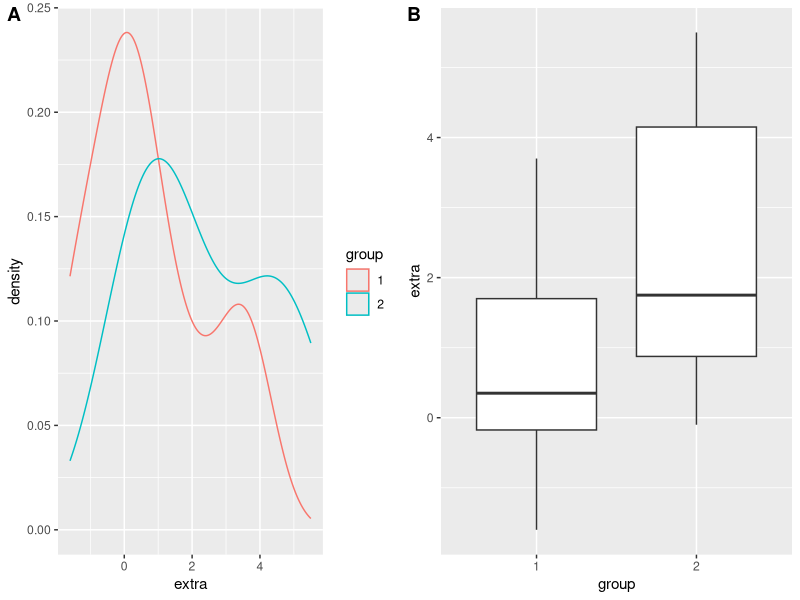

This chart was generated by the following R code: (Note: this script raises an error after producing the figure.)
## ---- chunk 1
knitr::opts_chunk$set(echo = TRUE)
library(tidyverse)
library(cowplot)
library(emmeans)
library(broom)
library(car)
Salaries
sunflower <- read_csv("sunflower1.csv")
## ---- chunk 2
sleep
## ---- chunk 3
sleep.dens <- ggplot(data = sleep, aes(x = extra, colour = group)) + 
  geom_density()
sleep.box <- ggplot(data = sleep, aes(x = group, y = extra)) + 
  geom_boxplot()
plot_grid(sleep.dens, sleep.box, labels = "AUTO")
## ---- chunk 4
sleepTtest <- t.test(extra ~ group, data = sleep)
sleepTtest
## ---- chunk 5
sleepTtest <- t.test(extra ~ group, data = sleep, paired = TRUE)
sleepTtest
## ---- chunk 6
npk
## ---- chunk 7
## the most basic model. Fertilisation as main effects. No blocking or interactions incorporated.
npkAov <- aov(yield ~ N + P + K, data = npk)

## blocking has now been included.
npkAov <- aov(yield ~ N + P + K + block, data = npk)

## both interactions and blocking have been incorporated into our model
npkAov <- aov(yield ~ N*P*K + block, data = npk)
## ---- chunk 8
npkAov <- aov(yield ~ block + N*P*K, data = npk)
anova(npkAov)
## ---- chunk 9
tidyNPKAnova <- tidy(anova(npkAov))
View(tidyNPKAnova)
## ---- chunk 10
head(iris)

## ---- chunk 11
ggplot(iris) + 
  geom_density(aes(x = Sepal.Width, colour = Species))
irisAov <- aov(Sepal.Width ~ Species, data = iris)
anova(irisAov)
## ---- chunk 12
irisAov <- aov(Sepal.Width ~ Species, data = iris)
irisEmm <- emmeans(irisAov, ~ Species)
irisEmm
## ---- chunk 13
irisAov <- aov(Sepal.Width ~ Species, data = iris)
irisEmm <- emmeans(irisAov, ~ Species)
pairs(irisEmm)
## ---- chunk 14
irisAov <- aov(Sepal.Width ~ Species, data = iris)
irisEmm <- emmeans(irisAov, ~ Species)
## this just plots the means and the confidence intervals
irisWithout <- plot(irisEmm)
## this incorporates a red arrow. If the arrows overlap then the means are not different. Verginica and Versicolor are somewhat similar (p = 0.0088) but their arrows do not overlap and so they are regarded as different.
irisWith <- plot(irisEmm, comparisons = TRUE)
plot_grid(irisWithout, irisWith, labels = "AUTO")
## ---- chunk 15
irisAov <- aov(Sepal.Width ~ Species, data = iris)
irisEmm <- emmeans(irisAov, ~ Species)
irisCld <- cld(irisEmm)
irisCld
## ---- chunk 16
irisAov <- aov(Sepal.Width ~ Species, data = iris)
irisEmm <- emmeans(irisAov, ~ Species)
irisCld <- cld(irisEmm)
irisCld

ggplot(data = irisCld) + 
  geom_pointrange(aes(x = Species, y = emmean, ymin = lower.CL, ymax = upper.CL)) + 
  geom_text(aes(x = Species, y = upper.CL + 0.075, label = .group))
## ---- chunk 17
sal.rank <- ggplot(data = Salaries) + 
  geom_density(mapping = aes(x = salary, colour = rank))
sal.disc <- ggplot(data = Salaries) + 
  geom_density(mapping = aes(x = salary, colour = discipline))
sal.sex <- ggplot(data = Salaries) + 
  geom_density(mapping = aes(x = salary, colour = sex))
plot_grid(sal.rank, sal.disc, sal.sex, labels = "AUTO")
## ---- chunk 18
salariesGLMgaus <- glm(salary ~ rank*discipline*sex, data = Salaries, family = gaussian())
salariesGLMgamma <- glm(salary ~ rank*discipline*sex, data = Salaries, family = Gamma())
print("Gaussian model AIC: ")
print(salariesGLMgaus$aic)
print("Gamma model AIC: ")
print(salariesGLMgamma$aic)
## ---- chunk 19
salariesGLMgamma <- glm(salary ~ rank*discipline*sex, data = Salaries, family = Gamma())
Anova(salariesGLMgamma)
## ---- chunk 20
salariesGLMgamma <- glm(salary ~ rank*discipline*sex, data = Salaries, family = Gamma())
anova(salariesGLMgamma)
anova(salariesGLMgamma, test = "Chisq")
## ---- chunk 21
salariesGLMgamma <- glm(salary ~ rank*discipline*sex, data = Salaries, family = Gamma())
plot(emmeans(salariesGLMgamma, ~rank), comparisons = TRUE)
plot(emmeans(salariesGLMgamma, ~discipline), comparisons = TRUE)
plot(emmeans(salariesGLMgamma, ~rank*discipline), comparisons = TRUE)
## ---- chunk 22
salariesGLMgamma <- glm(salary ~ rank*discipline*sex, data = Salaries, family = Gamma())
rankDiscCld <- cld(emmeans(salariesGLMgamma, ~rank*discipline, type = "response"))
ggplot(rankDiscCld) + 
  geom_pointrange(mapping = aes(x = rank, y = response, ymin = asymp.LCL, ymax = asymp.UCL, colour = discipline), position = position_dodge(0.5)) + 
  geom_text(mapping = aes(x = rank, y = asymp.UCL + 6000, group = discipline, label = .group), position = position_dodge(0.5))
## ---- chunk 23
salariesGLMgamma <- glm(salary ~ rank*discipline*sex, 
                        data = Salaries, 
                        family = Gamma())

rankDiscCld <- cld(emmeans(salariesGLMgamma, 
                           ~rank*discipline, 
                           type = "response"))

ggplot(rankDiscCld) + 
  geom_pointrange(mapping = aes(x = rank, 
                                y = response, 
                                ymin = asymp.LCL, 
                                ymax = asymp.UCL, 
                                colour = discipline), 
                  position = position_dodge(0.5)) + 
  geom_text(mapping = aes(x = rank, 
                          y = asymp.UCL + 6000, 
                          group = discipline, 
                          label = .group), 
            position = position_dodge(0.5)) + 
  theme(axis.title = element_text(size = 11, 
                                  colour = "black"),
        axis.text = element_text(size = 9, 
                                 colour = "black"), 
        legend.background = element_blank(), 
        legend.text = element_text(size = 10, 
                                   colour = "black"), 
        legend.title = element_text(size = 11, 
                                    colour = "black")) + 
  labs(x = "Position", 
       y = "Annual salary ($)", 
       colour = "Discipline") + 
  scale_x_discrete(labels = c("Assistant prof", 
                              "Associate prof", 
                              "Full prof"))
## ---- chunk 24
sunflowerGlm <- glm(cbind(visitSoc, visitSol) ~ site, data = sunflower, family = binomial())
Anova(sunflowerGlm)
sunflowerSiteCld <- cld(emmeans(sunflowerGlm, ~site, type = "response"))

ggplot(sunflowerSiteCld) + 
  geom_pointrange(mapping = aes(x = site, 
                                y = prob, 
                                ymin = asymp.LCL, 
                                ymax = asymp.UCL), 
                  position = position_dodge(0.5)) + 
  geom_text(mapping = aes(x = site, 
                          y = asymp.UCL + 0.1, 
                          label = .group), 
            position = position_dodge(0.5)) + 
  theme(axis.title = element_text(size = 11, 
                                  colour = "black"),
        axis.text = element_text(size = 9, 
                                 colour = "black"), 
        legend.background = element_blank(), 
        legend.text = element_text(size = 10, 
                                   colour = "black"), 
        legend.title = element_text(size = 11, 
                                    colour = "black")) + 
  labs(x = "Site distance from apiary", 
       y = "Proportion of visis from social bees") + 
  scale_x_discrete(labels = c("< 5km", 
                              "5km < x < 10km", 
                              "10km <"))
